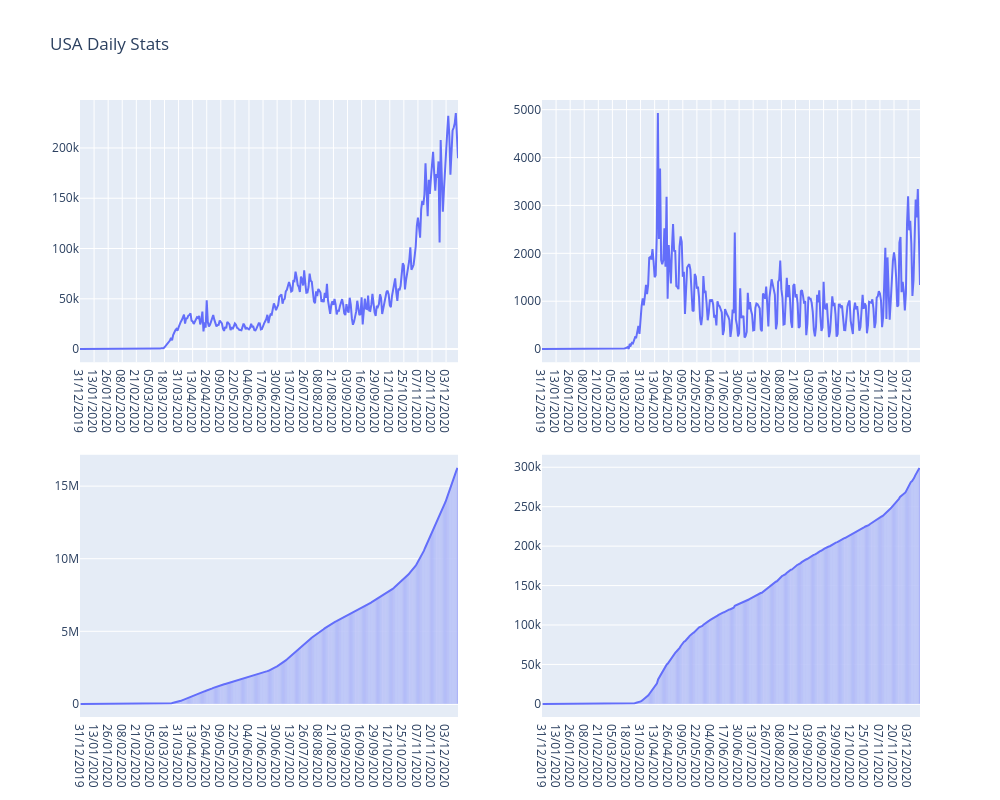

Notebook cell for this chart:
### Code cell
# make the 4 figs a 4x4
fig = make_subplots(rows=2, cols=2)

fig.add_traces(fig1.data, rows=1, cols=1)
fig.add_traces(fig2.data, rows=1, cols=2)
fig.add_traces(fig3.data, rows=2, cols=1)
fig.add_traces(fig4.data, rows=2, cols=2)

fig.update_layout(height=800, width=1000, title_text="USA Daily Stats")
fig.show()

### Figure 1 — Plotly figure (JSON) as saved in the notebook; plotly's stock layout.template omitted (floating-point values rounded to 4 significant figures; data arrays with more than 128 entries replaced by an {"elided": "..."} marker saying what was removed)
{"data": [{"hovertemplate": "_id=%{x}<br>totalCases=%{y}<extra></extra>", "legendgroup": "", "line": {"color": "#636efa", "dash": "solid"}, "marker": {"symbol": "circle"}, "mode": "lines", "name": "", "orientation": "v", "showlegend": false, "type": "scatter", "x": {"elided": "350 str values"}, "xaxis": "x", "y": {"elided": "350 int values"}, "yaxis": "y"}, {"hovertemplate": "_id=%{x}<br>totalDeaths=%{y}<extra></extra>", "legendgroup": "", "line": {"color": "#636efa", "dash": "solid"}, "marker": {"symbol": "circle"}, "mode": "lines", "name": "", "orientation": "v", "showlegend": false, "type": "scatter", "x": {"elided": "350 str values"}, "xaxis": "x2", "y": {"elided": "350 int values"}, "yaxis": "y2"}, {"hovertemplate": "_id=%{x}<br>cumulativeCases=%{y}<extra></extra>", "legendgroup": "", "marker": {"color": "#636efa", "pattern": {"shape": ""}}, "name": "", "orientation": "v", "showlegend": false, "textposition": "auto", "type": "bar", "x": {"elided": "350 str values"}, "xaxis": "x3", "y": {"elided": "350 int values"}, "yaxis": "y3"}, {"hovertemplate": "_id=%{x}<br>cumulativeCases=%{y}<extra></extra>", "legendgroup": "", "line": {"color": "#636efa", "dash": "solid"}, "marker": {"symbol": "circle"}, "mode": "lines", "name": "", "orientation": "v", "showlegend": false, "type": "scatter", "x": {"elided": "350 str values"}, "xaxis": "x3", "y": {"elided": "350 int values"}, "yaxis": "y3"}, {"hovertemplate": "_id=%{x}<br>cumulativeDeaths=%{y}<extra></extra>", "legendgroup": "", "marker": {"color": "#636efa", "pattern": {"shape": ""}}, "name": "", "orientation": "v", "showlegend": false, "textposition": "auto", "type": "bar", "x": {"elided": "350 str values"}, "xaxis": "x4", "y": {"elided": "350 int values"}, "yaxis": "y4"}, {"hovertemplate": "_id=%{x}<br>cumulativeDeaths=%{y}<extra></extra>", "legendgroup": "", "line": {"color": "#636efa", "dash": "solid"}, "marker": {"symbol": "circle"}, "mode": "lines", "name": "", "orientation": "v", "showlegend": false, "type": "scatter", "x": {"elided": "350 str values"}, "xaxis": "x4", "y": {"elided": "350 int values"}, "yaxis": "y4"}], "layout": {"height": 800, "title": {"text": "USA Daily Stats"}, "width": 1000, "xaxis": {"anchor": "y", "domain": [0, 0.45]}, "xaxis2": {"anchor": "y2", "domain": [0.55, 1]}, "xaxis3": {"anchor": "y3", "domain": [0, 0.45]}, "xaxis4": {"anchor": "y4", "domain": [0.55, 1]}, "yaxis": {"anchor": "x", "domain": [0.575, 1]}, "yaxis2": {"anchor": "x2", "domain": [0.575, 1]}, "yaxis3": {"anchor": "x3", "domain": [0, 0.425]}, "yaxis4": {"anchor": "x4", "domain": [0, 0.425]}}}
